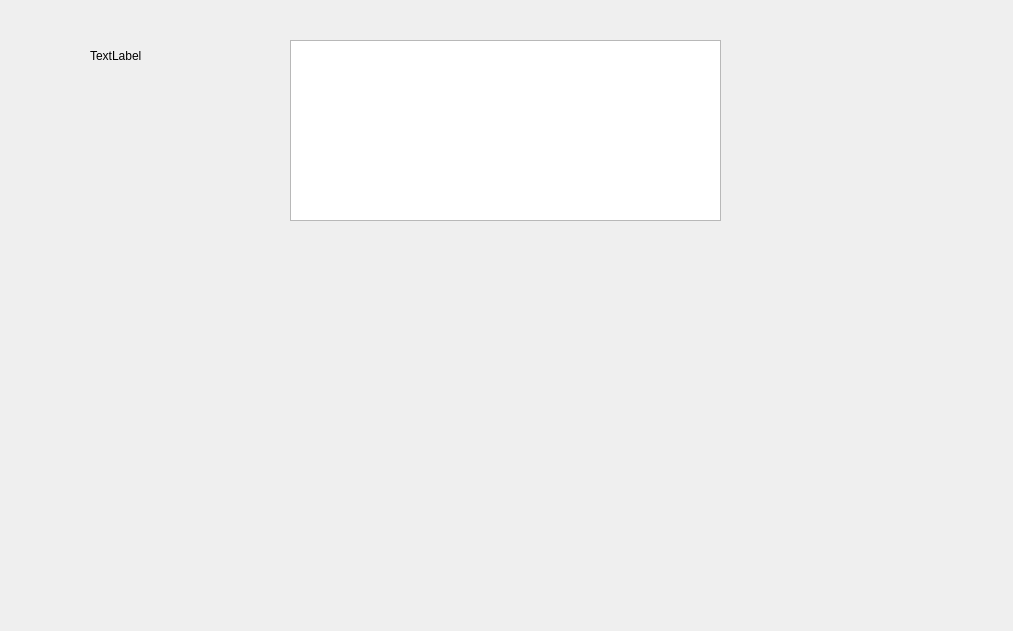
<?xml version="1.0" encoding="UTF-8"?>
<ui version="4.0">
 <class>Widget</class>
 <widget class="QWidget" name="Widget">
  <property name="geometry">
   <rect>
    <x>0</x>
    <y>0</y>
    <width>1013</width>
    <height>631</height>
   </rect>
  </property>
  <property name="windowTitle">
   <string>Widget</string>
  </property>
  <widget class="QTextEdit" name="textEdit">
   <property name="geometry">
    <rect>
     <x>290</x>
     <y>40</y>
     <width>431</width>
     <height>181</height>
    </rect>
   </property>
  </widget>
  <widget class="QLabel" name="label">
   <property name="geometry">
    <rect>
     <x>90</x>
     <y>30</y>
     <width>391</width>
     <height>51</height>
    </rect>
   </property>
   <property name="text">
    <string>TextLabel</string>
   </property>
  </widget>
 </widget>
 <resources/>
 <connections/>
</ui>
